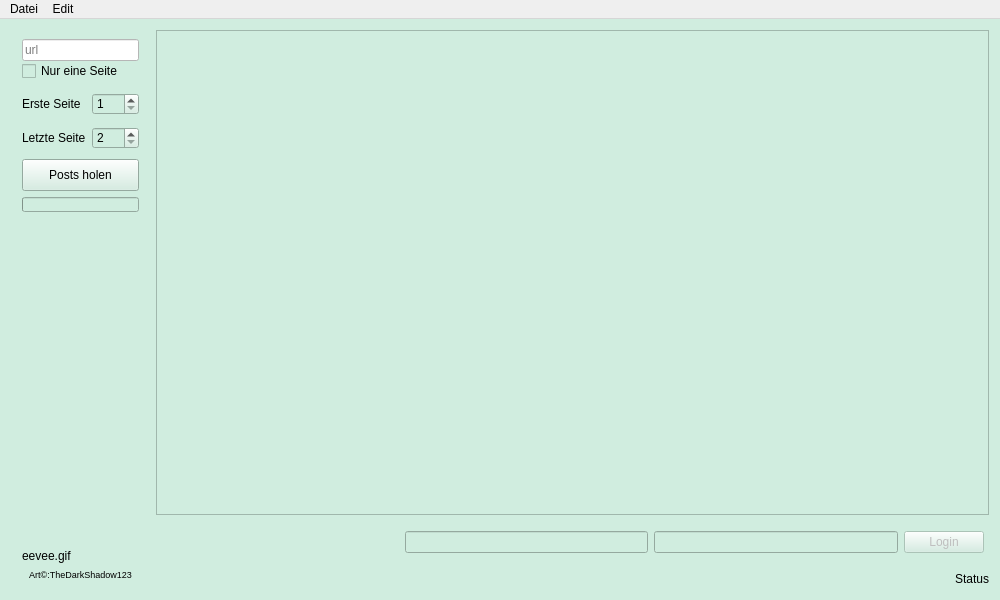
<?xml version="1.0" encoding="UTF-8"?>
<ui version="4.0">
 <class>MainWindow</class>
 <widget class="QMainWindow" name="MainWindow">
  <property name="geometry">
   <rect>
    <x>0</x>
    <y>0</y>
    <width>1000</width>
    <height>600</height>
   </rect>
  </property>
  <property name="windowTitle">
   <string>Rollenspielhimmel Tool</string>
  </property>
  <property name="styleSheet">
   <string notr="true"/>
  </property>
  <widget class="QWidget" name="MainWindowLayout">
   <property name="sizePolicy">
    <sizepolicy hsizetype="Preferred" vsizetype="Preferred">
     <horstretch>0</horstretch>
     <verstretch>0</verstretch>
    </sizepolicy>
   </property>
   <property name="styleSheet">
    <string notr="true">background-color: rgb(208, 237, 223)</string>
   </property>
   <layout class="QHBoxLayout" name="horizontalLayout_3">
    <item>
     <widget class="QWidget" name="OptionWidget" native="true">
      <property name="sizePolicy">
       <sizepolicy hsizetype="Fixed" vsizetype="Preferred">
        <horstretch>0</horstretch>
        <verstretch>0</verstretch>
       </sizepolicy>
      </property>
      <property name="baseSize">
       <size>
        <width>0</width>
        <height>0</height>
       </size>
      </property>
      <layout class="QVBoxLayout" name="verticalLayout" stretch="0,0,0,0,0">
       <property name="spacing">
        <number>6</number>
       </property>
       <property name="sizeConstraint">
        <enum>QLayout::SetDefaultConstraint</enum>
       </property>
       <property name="topMargin">
        <number>9</number>
       </property>
       <property name="bottomMargin">
        <number>9</number>
       </property>
       <item>
        <layout class="QVBoxLayout" name="OptionLayout" stretch="0,0,0,0,0">
         <property name="spacing">
          <number>0</number>
         </property>
         <property name="topMargin">
          <number>0</number>
         </property>
         <item>
          <widget class="QLineEdit" name="inputUrlLineEdit">
           <property name="sizePolicy">
            <sizepolicy hsizetype="Preferred" vsizetype="Preferred">
             <horstretch>0</horstretch>
             <verstretch>0</verstretch>
            </sizepolicy>
           </property>
           <property name="styleSheet">
            <string notr="true">background-color: white;</string>
           </property>
           <property name="inputMask">
            <string/>
           </property>
           <property name="placeholderText">
            <string>url</string>
           </property>
          </widget>
         </item>
         <item>
          <widget class="QCheckBox" name="onlyOnePageCheckBox">
           <property name="sizePolicy">
            <sizepolicy hsizetype="Preferred" vsizetype="Maximum">
             <horstretch>0</horstretch>
             <verstretch>0</verstretch>
            </sizepolicy>
           </property>
           <property name="autoFillBackground">
            <bool>false</bool>
           </property>
           <property name="styleSheet">
            <string notr="true"/>
           </property>
           <property name="text">
            <string>Nur eine Seite</string>
           </property>
           <property name="tristate">
            <bool>false</bool>
           </property>
          </widget>
         </item>
         <item>
          <layout class="QHBoxLayout" name="lastPageLayout">
           <property name="spacing">
            <number>6</number>
           </property>
           <property name="sizeConstraint">
            <enum>QLayout::SetDefaultConstraint</enum>
           </property>
           <property name="topMargin">
            <number>12</number>
           </property>
           <item>
            <widget class="QLabel" name="firstPageLabel">
             <property name="sizePolicy">
              <sizepolicy hsizetype="Preferred" vsizetype="Preferred">
               <horstretch>0</horstretch>
               <verstretch>0</verstretch>
              </sizepolicy>
             </property>
             <property name="text">
              <string>Erste Seite</string>
             </property>
             <property name="scaledContents">
              <bool>false</bool>
             </property>
            </widget>
           </item>
           <item>
            <widget class="QSpinBox" name="firstPageSpinBox">
             <property name="sizePolicy">
              <sizepolicy hsizetype="Fixed" vsizetype="Maximum">
               <horstretch>0</horstretch>
               <verstretch>0</verstretch>
              </sizepolicy>
             </property>
             <property name="minimum">
              <number>1</number>
             </property>
             <property name="maximum">
              <number>999</number>
             </property>
            </widget>
           </item>
          </layout>
         </item>
         <item>
          <layout class="QHBoxLayout" name="firsPageLayout">
           <property name="topMargin">
            <number>12</number>
           </property>
           <item>
            <widget class="QLabel" name="lastPageLabel">
             <property name="text">
              <string>Letzte Seite</string>
             </property>
            </widget>
           </item>
           <item>
            <widget class="QSpinBox" name="lastPageSpinBox">
             <property name="sizePolicy">
              <sizepolicy hsizetype="Fixed" vsizetype="Fixed">
               <horstretch>0</horstretch>
               <verstretch>0</verstretch>
              </sizepolicy>
             </property>
             <property name="minimum">
              <number>2</number>
             </property>
             <property name="maximum">
              <number>999</number>
             </property>
            </widget>
           </item>
          </layout>
         </item>
         <item>
          <widget class="QPushButton" name="getPostsActionButton">
           <property name="sizePolicy">
            <sizepolicy hsizetype="Preferred" vsizetype="Fixed">
             <horstretch>0</horstretch>
             <verstretch>0</verstretch>
            </sizepolicy>
           </property>
           <property name="styleSheet">
            <string notr="true">margin-top: 10;
height: 30px;
</string>
           </property>
           <property name="text">
            <string>Posts holen</string>
           </property>
          </widget>
         </item>
        </layout>
       </item>
       <item>
        <widget class="QProgressBar" name="postLoadProgressBar">
         <property name="maximumSize">
          <size>
           <width>16777215</width>
           <height>15</height>
          </size>
         </property>
         <property name="value">
          <number>0</number>
         </property>
         <property name="textVisible">
          <bool>false</bool>
         </property>
         <property name="format">
          <string>%p%</string>
         </property>
        </widget>
       </item>
       <item>
        <spacer name="verticalSpacer">
         <property name="orientation">
          <enum>Qt::Vertical</enum>
         </property>
         <property name="sizeType">
          <enum>QSizePolicy::Expanding</enum>
         </property>
         <property name="sizeHint" stdset="0">
          <size>
           <width>20</width>
           <height>40</height>
          </size>
         </property>
        </spacer>
       </item>
       <item>
        <widget class="QLabel" name="eeveeMovie">
         <property name="text">
          <string>eevee.gif</string>
         </property>
        </widget>
       </item>
       <item>
        <widget class="QLabel" name="copyrightEeveeMovie">
         <property name="font">
          <font>
           <pointsize>7</pointsize>
          </font>
         </property>
         <property name="layoutDirection">
          <enum>Qt::LeftToRight</enum>
         </property>
         <property name="text">
          <string>Art©:TheDarkShadow123</string>
         </property>
         <property name="alignment">
          <set>Qt::AlignCenter</set>
         </property>
        </widget>
       </item>
      </layout>
     </widget>
    </item>
    <item>
     <layout class="QVBoxLayout" name="PostsBoxLayout" stretch="0,0,0">
      <property name="sizeConstraint">
       <enum>QLayout::SetDefaultConstraint</enum>
      </property>
      <item>
       <widget class="QListView" name="postsListView">
        <property name="sizePolicy">
         <sizepolicy hsizetype="Preferred" vsizetype="Expanding">
          <horstretch>0</horstretch>
          <verstretch>0</verstretch>
         </sizepolicy>
        </property>
        <property name="styleSheet">
         <string notr="true"/>
        </property>
        <property name="horizontalScrollBarPolicy">
         <enum>Qt::ScrollBarAlwaysOff</enum>
        </property>
        <property name="sizeAdjustPolicy">
         <enum>QAbstractScrollArea::AdjustIgnored</enum>
        </property>
        <property name="autoScroll">
         <bool>false</bool>
        </property>
        <property name="editTriggers">
         <set>QAbstractItemView::NoEditTriggers</set>
        </property>
        <property name="showDropIndicator" stdset="0">
         <bool>false</bool>
        </property>
        <property name="selectionMode">
         <enum>QAbstractItemView::NoSelection</enum>
        </property>
        <property name="textElideMode">
         <enum>Qt::ElideNone</enum>
        </property>
        <property name="verticalScrollMode">
         <enum>QAbstractItemView::ScrollPerPixel</enum>
        </property>
        <property name="spacing">
         <number>0</number>
        </property>
        <property name="wordWrap">
         <bool>true</bool>
        </property>
       </widget>
      </item>
      <item>
       <layout class="QHBoxLayout" name="loginLayout" stretch="0,0,0,0">
        <property name="leftMargin">
         <number>5</number>
        </property>
        <property name="topMargin">
         <number>10</number>
        </property>
        <property name="rightMargin">
         <number>5</number>
        </property>
        <property name="bottomMargin">
         <number>10</number>
        </property>
        <item>
         <spacer name="horizontalSpacer">
          <property name="orientation">
           <enum>Qt::Horizontal</enum>
          </property>
          <property name="sizeHint" stdset="0">
           <size>
            <width>40</width>
            <height>20</height>
           </size>
          </property>
         </spacer>
        </item>
        <item>
         <widget class="QLineEdit" name="usernameLineEdit">
          <property name="text">
           <string/>
          </property>
         </widget>
        </item>
        <item>
         <widget class="QLineEdit" name="passwordLineEdit">
          <property name="text">
           <string/>
          </property>
         </widget>
        </item>
        <item>
         <widget class="QPushButton" name="loginActionButton">
          <property name="enabled">
           <bool>false</bool>
          </property>
          <property name="text">
           <string>Login</string>
          </property>
         </widget>
        </item>
       </layout>
      </item>
      <item>
       <layout class="QHBoxLayout" name="statusLayout">
        <property name="topMargin">
         <number>0</number>
        </property>
        <item>
         <spacer name="horizontalSpacer_2">
          <property name="orientation">
           <enum>Qt::Horizontal</enum>
          </property>
          <property name="sizeHint" stdset="0">
           <size>
            <width>40</width>
            <height>20</height>
           </size>
          </property>
         </spacer>
        </item>
        <item>
         <widget class="QLabel" name="loginStatusLabel">
          <property name="text">
           <string>Status</string>
          </property>
         </widget>
        </item>
       </layout>
      </item>
     </layout>
    </item>
   </layout>
  </widget>
  <widget class="QMenuBar" name="menuBar">
   <property name="enabled">
    <bool>true</bool>
   </property>
   <property name="geometry">
    <rect>
     <x>0</x>
     <y>0</y>
     <width>1000</width>
     <height>21</height>
    </rect>
   </property>
   <widget class="QMenu" name="menuTest">
    <property name="title">
     <string>Datei</string>
    </property>
    <addaction name="menubarSaveAction"/>
    <addaction name="separator"/>
    <addaction name="menubarCloseAction"/>
   </widget>
   <widget class="QMenu" name="menuEdit">
    <property name="title">
     <string>Edit</string>
    </property>
    <addaction name="menubarDeleteAction"/>
   </widget>
   <addaction name="menuTest"/>
   <addaction name="menuEdit"/>
  </widget>
  <action name="menubarSaveAction">
   <property name="text">
    <string>Speichern</string>
   </property>
  </action>
  <action name="menubarCloseAction">
   <property name="text">
    <string>Schließen</string>
   </property>
  </action>
  <action name="menubarDeleteAction">
   <property name="text">
    <string>Löschen</string>
   </property>
  </action>
  <action name="menubarLoginAction">
   <property name="text">
    <string>Einloggen</string>
   </property>
  </action>
 </widget>
 <layoutdefault spacing="6" margin="11"/>
 <resources/>
 <connections/>
</ui>
